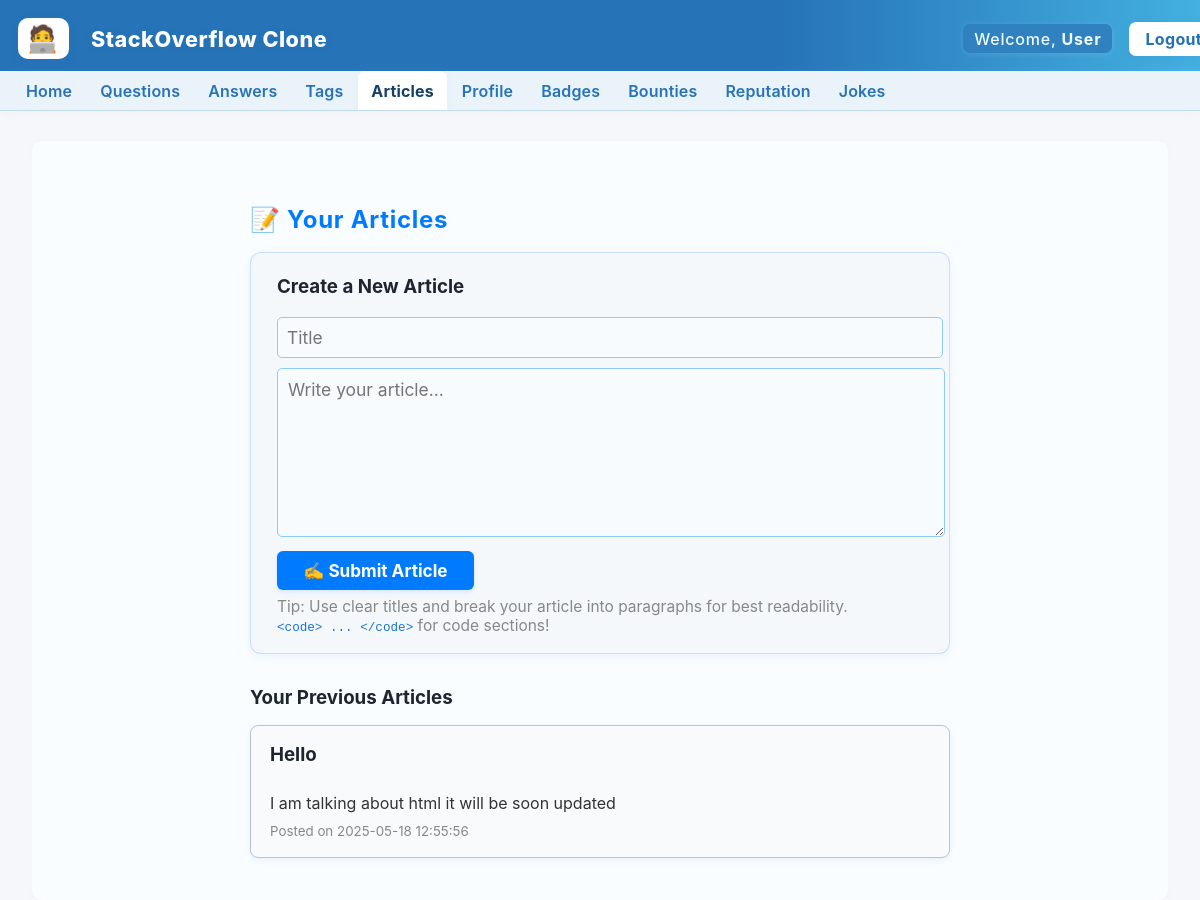
The page /p1/articles.php (signed in) on the database its author committed.
### tables this page shows
CREATE TABLE `articles` (
  `id` int(11) NOT NULL,
  `user_id` int(11) NOT NULL,
  `title` varchar(255) NOT NULL,
  `body` text NOT NULL,
  `created_at` timestamp NOT NULL DEFAULT current_timestamp()
);

### p1/articles.php (the view, shortened to what this page needs)
<?php
include 'header.php';
$conn = new mysqli(
    'sql102.infinityfree.com',
    'if0_39013734',
    'sbnadmin4321',
    'if0_39013734_stackoverflow_clone'
);
$user_id = $_SESSION['user_id'];
$res = $conn->query("SELECT * FROM articles WHERE user_id=$user_id ORDER BY created_at DESC");
?>
<div style="max-width:700px;margin:38px auto 0 auto;padding:0 12px;">
    <h2 style="color:#007bff;margin-bottom:18px;">📝 Your Articles</h2>
    <div style="background:#f4f8fb;border:1.5px solid #007bff30;padding:22px 26px 18px 26px;border-radius:11px;box-shadow:0 2px 10px #007bff14;margin-bottom:32px;">
        <h3 style="margin-top:0;">Create a New Article</h3>
        <form method="post" style="margin-bottom:0;">
            <input name="title" placeholder="Title" required maxlength="120"
                   style="width:100%;padding:9px;font-size:1.09em;border:1.5px solid #90caf9;border-radius:5px;margin-bottom:10px;"><br>
            <textarea name="body" placeholder="Write your article..." required rows="7"
                      style="width:100%;padding:10px;font-size:1.09em;border:1.5px solid #90caf9;border-radius:5px;margin-bottom:10px;resize:vertical;"></textarea><br>
            <button type="submit" style="background:#007bff;color:white;font-size:1.07em;font-weight:bold;padding:9px 26px;border:none;border-radius:6px;cursor:pointer;box-shadow:0 2px 5px #007bff22;">
                ✍️ Submit Article
            </button>
        </form>
        <div style="color:#888;font-size:0.97em;margin-top:7px;">
            Tip: Use clear titles and break your article into paragraphs for best readability.<br>
            <span style="font-family:monospace;color:#1976d2;">&lt;code&gt; ... &lt;/code&gt;</span> for code sections!
        </div>
    </div>
    <h3 style="margin-bottom:14px;">Your Previous Articles</h3>
    <?php if ($res && $res->num_rows > 0): ?>
        <ul style="list-style:none;padding:0;">
        <?php while($row = $res->fetch_assoc()) { ?>
            <li style="background:#f8fafc;border:1px solid #b6c3d6;border-radius:8px;margin-bottom:18px;padding:17px 19px;box-shadow:0 2px 7px #90caf933;">
                <b style="font-size:1.17em;"><?php echo htmlspecialchars($row['title']); ?></b>
                <div style="color:#333;padding:7px 0 7px 0;white-space:pre-line;">
                    <?php echo nl2br(htmlspecialchars($row['body'])); ?>
                </div>
                <small style="color:#888;">Posted on <?php echo htmlspecialchars($row['created_at']); ?></small>
            </li>
        <?php } ?>
        </ul>
    <?php else: ?>
        <div style="color:#aaa;font-style:italic;">You haven't written any articles yet. Start sharing your knowledge!</div>
    <?php endif; ?>
</div>

### p1/style.css (style rules this page uses)
body { font-family: 'Inter', 'Segoe UI', Arial, sans-serif; background: #f4f6fa; color: #1e2530; margin: 0; padding: 0; min-height: 100vh; }
h2 { color: #3077c8; margin-top: 0; font-weight: 700; letter-spacing: 0.03em; }
form input, form textarea, form select, form button { font-family: inherit; font-size: 1em; }
form input, form textarea, form select { width: 100%; margin-bottom: 12px; border: 1.3px solid #c1d9f3; border-radius: 4px; padding: 10px; background: #f7fbfe; transition: border 0.2s; }
form button { background: linear-gradient(90deg, #3586c5, #1657a5 70%); color: white; border: none; border-radius: 4px; padding: 13px 36px; font-weight: bold; cursor: pointer; font-size: 1.03em; transition: background 0.18s, box-shadow 0.13s; box-shadow: 0 2px 8px #b6cbe81c; }
ul { padding-left: 18px; }
li { margin-bottom: 14px; }

### p1/header.php (style rules this page uses)
html, body { margin: 0; padding: 0; box-sizing: border-box; width: 100%; overflow-x: hidden; }
body { background: #f6f7fa; font-family: 'Inter', Arial, sans-serif; }
html, body, header, nav { overflow-x: hidden !important; }

### rows shown on the page
articles: title "Hello", body "I am talking about html it will be soon updated", created_at "2025-05-18 12:55:56"

### other values the page prints
$_SESSION['username'] "User"
